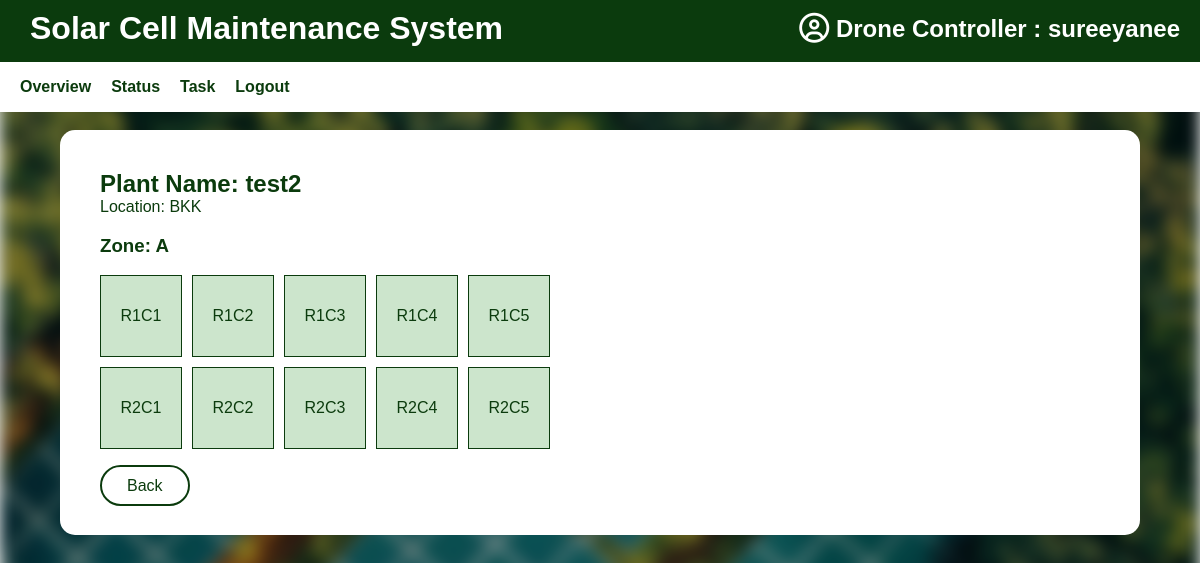
/drone/plant/2/ (signed in), run on the app's committed database.
### accounts/models.py (models this page shows, shortened)
class CustomUser(AbstractUser):
    ROLE_CHOICES = [
        ("site_admin", "Site Admin"),     # ผู้ดูแลเว็บไซต์
        ("plant_owner", "Plant Owner"),
        ("data_analyst", "Data Analyst"),
        ("drone_controller", "Drone Controller"),
    ]
    role = models.CharField(max_length=20, choices=ROLE_CHOICES, default="plant_owner")

### plant/models.py (models this page shows, shortened)
class SolarPlant(models.Model):
    name = models.CharField(max_length=255, verbose_name="ชื่อโรงไฟฟ้า")
    location = models.CharField(max_length=255, verbose_name="ที่ตั้งโรงไฟฟ้า")
    latitude = models.FloatField(verbose_name="ละติจูด", null=True, blank=True)
    longitude = models.FloatField(verbose_name="ลองจิจูด", null=True, blank=True)
    owner = models.ForeignKey(
        settings.AUTH_USER_MODEL,
        on_delete=models.CASCADE,
        related_name='plants',
        verbose_name="เจ้าของโรง"
    )
    installed_capacity_kw = models.DecimalField(
        max_digits=10, decimal_places=2,
        null=True, blank=True,
        verbose_name="กำลังการผลิต (kW)"
    )
    description = models.TextField(blank=True, verbose_name="รายละเอียดเพิ่มเติม")
    created_at = models.DateTimeField(auto_now_add=True)
    data_analyst = models.ForeignKey(
        settings.AUTH_USER_MODEL,
        on_delete=models.SET_NULL,
        null=True, blank=True,
        limit_choices_to={'role': 'data_analyst'},
        related_name='assigned_analyst_plants',
        verbose_name="นักวิเคราะห์ข้อมูล"
    )
    drone_controller = models.ForeignKey(
        settings.AUTH_USER_MODEL,
        on_delete=models.SET_NULL,
        null=True, blank=True,
        limit_choices_to={'role': 'drone_controller'},
        related_name='assigned_drone_plants',
        verbose_name="ผู้ควบคุมโดรน"
    )

class Zone(models.Model):
    plant = models.ForeignKey(SolarPlant, on_delete=models.CASCADE, related_name='zones')
    name = models.CharField(max_length=50, verbose_name="ชื่อโซน")  # เช่น Zone A, B, Main Zone
    class Meta:
        unique_together = ('plant', 'name')

class SolarPanel(models.Model):
    row = models.ForeignKey(PanelRow, on_delete=models.CASCADE, related_name='panels')
    column_number = models.PositiveIntegerField(verbose_name="คอลัมน์ที่")  # เช่น คอลัมน์ 1, 2, 3
    serial_number = models.CharField(max_length=100, blank=True, verbose_name="Serial Number")
    is_active = models.BooleanField(default=True, verbose_name="ใช้งานอยู่")
    actual_output_kw = models.DecimalField(
        max_digits=10, decimal_places=2, null=True, blank=True, verbose_name="กำลังผลิตจริง (kW)"
    )

class PanelRow(models.Model):
    zone = models.ForeignKey(Zone, on_delete=models.CASCADE, related_name='rows')
    row_number = models.PositiveIntegerField(verbose_name="แถวที่")  # เช่น แถวที่ 1, 2, 3

### drone/views.py (the view)
# urls.py: path('plant/<int:plant_id>/', views.plant_detail_view, name='plant_detail'),
@login_required
def plant_detail_view(request, plant_id):
    plant = get_object_or_404(SolarPlant, id=plant_id, drone_controller=request.user)
    zones = plant.zones.prefetch_related('rows__panels')  # ดึงข้อมูลเชิงลึกแบบ efficient
    return render(request, 'dashboard/plant_detail.html', {
        'plant': plant,
        'zones': zones,
    })

### templates/dashboard/plant_detail.html (shortened to what this page needs)
{% extends 'dash.html' %}
{% load static %}
{% block class_name %}upload-form-container{% endblock %}
{% block content %}
  <h2>Plant Name: {{ plant.name }}</h2>
  <p>Location: {{ plant.location }}</p>
  {% for zone in zones %}
    <h3 style="color: #0b3b0d;">Zone: {{ zone.name }}</h3>
    {% for row in zone.rows.all %}
      <div style="display: flex; gap: 10px; margin-bottom: 10px;">
        {% for panel in row.panels.all %}
          <div style="width: 80px; height: 80px; border: 1px solid #0b3b0d; color: #0b3b0d; background-color: {% if panel.is_active %}#cce5cc{% else %}#f8d7da{% endif %}; text-align: center; line-height: 80px;">
            R{{ row.row_number }}C{{ panel.column_number }}
          </div>
        {% endfor %}
      </div>
    {% endfor %}
  {% endfor %}
  <br>
  <div><a href="{% url 'drone_controller_dashboard' %}" class="btn-outline">Back</a></div>
{% endblock %}

### templates/dash.html (shortened to what this page needs)
{% load static %}
<!DOCTYPE html>
<html lang="en">
<head>
    <link rel="stylesheet" href="{% static 'css/style.css' %}">
    <link rel="stylesheet" href="https://cdnjs.cloudflare.com/ajax/libs/font-awesome/6.5.0/css/all.min.css">
</head>
<body class="dash">
    <header>
    <div class="header-top">
        <h1>Solar Cell Maintenance System</h1>
        <h2 class="user-info" style="position: absolute; top: 15px; right: 20px; font-weight: bold; color: white;">
            <i class="fa-regular fa-circle-user fa-lg" style="color: #ffffff;"></i> {{ request.user.get_role_display|default:request.user.role|capfirst }} : {{ request.user.username }}
        </h2>
    </div>
    {% block navbar %}
    <nav class="navbar">
        {% if request.user.role == 'plant_owner' %}
            {% include 'navbars/navbar_plant_owner.html' %}
        {% elif request.user.role == 'data_analyst' %}
            {% include 'navbars/navbar_data_analyst.html' %}
        {% elif request.user.role == 'drone_controller' %}
            {% include 'navbars/navbar_drone_controller.html' %}
        {% endif %}
    </nav>
    {% endblock %}
    </header>
    <div class="{% block class_name %}dash-container{% endblock %}">
        {% block content %}
        {% endblock %}
    </div>
</body>
</html>

### static/css/style.css (style rules this page uses)
body.dash { position: relative; margin: 0; padding: 0; min-height: 100vh; font-family: 'Arial', sans-serif; }
body.dash::before { content: ''; position: fixed; pointer-events: none; top: 0; left: 0; width: 100%; height: 100%; background-image: url("/static/images/solar-bg.jpg"); background-size: cover; background-position: center; background-repeat: no-repeat; filter: blur(8px) brightness(0.7); z-index: -1; }
.dash header { background-color: rgb(11, 59, 13); display: flex; flex-direction: column; align-items: stretch; padding: 0; position: fixed; top: 0; left: 0; width: 100%; z-index: 1000; box-shadow: 0px 2px 5px rgba(0, 0, 0, 0.1); }
.header-top { display: flex; justify-content: space-between; align-items: center; padding: 10px 30px; background-color: rgb(11, 59, 13); color: white; }
.navbar { background-color: rgb(255, 255, 255); color: rgb(11, 59, 13); display: flex; justify-content: flex-start; padding: 5px 20px; align-items: center; margin: 0; position: relative; top: 5px; width: 100%; height: 40px; }
.dash h1 { color: rgb(255, 255, 255); margin: 0; }
.dash h2 { color: rgb(11, 59, 13); margin: 0; }
.dash p { color: rgb(11, 59, 13); margin: 0; }
.upload-form-container { background: white; padding: 40px; border-radius: 15px; max-width: 1000px; margin: 130px auto 40px auto; display: flex; flex-direction: column; }
.btn-outline { padding: 10px 25px; border-radius: 25px; background: #fff; color: #0b3b0d; border: 2px solid #0b3b0d; text-decoration: none; }

### data on the page
CustomUser: user.role "Drone Controller", user.username "sureeyanee"
SolarPlant: name "test2", location "BKK"
Zone: name "A"
PanelRow: row_number "1"
SolarPanel: column_number "1"
SolarPanel: column_number "2"
SolarPanel: column_number "3"
SolarPanel: column_number "4"
SolarPanel: column_number "5"
PanelRow: row_number "2"
SolarPanel: column_number "1"
SolarPanel: column_number "2"
SolarPanel: column_number "3"
SolarPanel: column_number "4"
SolarPanel: column_number "5"
